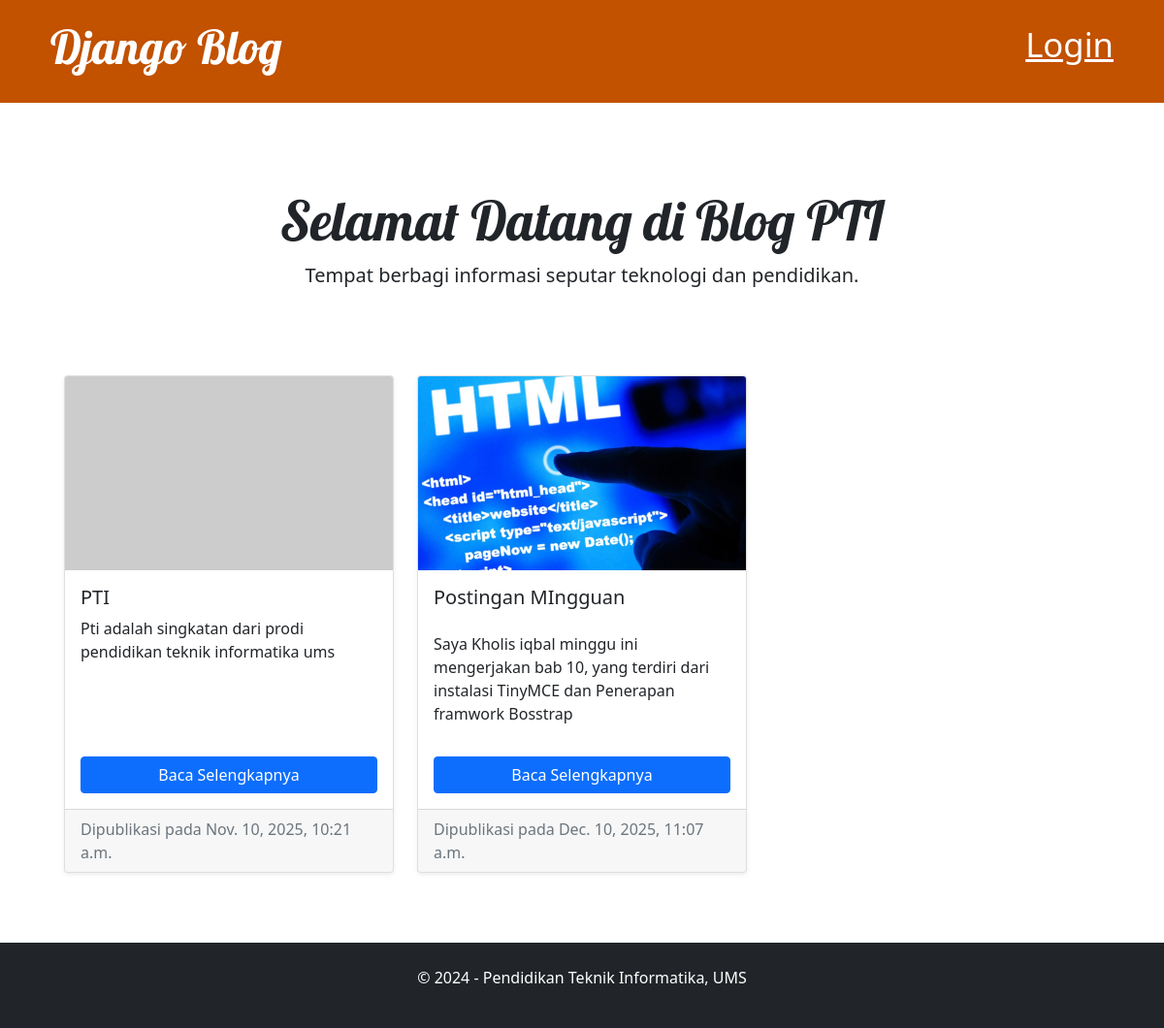
The page / on the database its author committed.
### blog/models.py (models this page shows, shortened)
class Post(models.Model):
    author = models.ForeignKey(settings.AUTH_USER_MODEL, on_delete=models.CASCADE)
    title = models.CharField(max_length=200)
    text = HTMLField()
    created_date = models.DateTimeField(default=timezone.now)
    published_date = models.DateTimeField(blank=True, null=True)
    header_image = models.ImageField(upload_to='post_images/', blank=True, null=True)

### blog/views.py (the view)
# urls.py: path('', views.post_list, name='post_list'),
def post_list(request):
    posts = Post.objects.filter(published_date__lte=timezone.now()).order_by('published_date')
    return render(request, 'blog/post_list.html', {'posts': posts})

### blog/templates/blog/post_list.html
{% extends 'blog/base.html' %}
{% block content %}
<div class="hero-section text-center p-5 mb-4">
    <div class="container">
        <h1 class="display-4">Selamat Datang di Blog PTI</h1>
        <p class="lead">Tempat berbagi informasi seputar teknologi dan pendidikan.</p>
    </div>
</div>
<div class="container">
    <div class="row">
        {% for post in posts %}
        <div class="col-md-6 col-lg-4 mb-4">
            <div class="card h-100 shadow-sm">
                {% if post.header_image %}
                    <img src="{{ post.header_image.url }}" class="card-img-top" alt="{{ post.title }}" style="height: 200px; object-fit: cover;">
                {% else %}
                    <img src="[https://placehold.co/600x400/eeeeee/cccccc?text=No+Image](https://placehold.co/600x400/eeeeee/cccccc?text=No+Image)" class="card-img-top" alt="No Image" style="height: 200px; object-fit: cover;">
                {% endif %}
                <div class="card-body d-flex flex-column">
                    <h5 class="card-title">{{ post.title }}</h5>
                    <p class="card-text">
                        {{ post.text|safe|truncatewords:20 }}
                    </p>
                    <a href="{% url 'post_detail' pk=post.pk %}" class="btn btn-primary mt-auto">Baca Selengkapnya</a>
                </div>
                <div class="card-footer text-muted">
                    Dipublikasi pada {{ post.published_date }}
                </div>
            </div>
        </div>
        {% empty %}
            <p>Belum ada postingan.</p>
        {% endfor %}
    </div>
</div>
{% endblock %}

### blog/templates/blog/base.html (shortened to what this page needs)
{% load static %}
<!DOCTYPE html>
<html>
    <head>
        <link rel="stylesheet" href=" https://cdn.jsdelivr.net/npm/bootstrap@5.1.3/dist/css/bootstrap.min.css">
        <link rel="stylesheet" href="{% static 'css/blog.css' %}">
    </head>
    <body>
        <header class="page-header">
            <div class="container">
                {% if user.is_authenticated %}
                    <a href="{% url 'post_new' %}" class="top-menu">+ New</a>
                    <p class="top-menu">Hello {{ user.username }} <small>(<a href="{% url 'logout' %}">Log out</a>)</small></p>
                {% else %}
                    <a href="{% url 'login' %}" class="top-menu">Login</a>
                {% endif %}
                <h1><a href="/">Django Blog</a></h1>
            </div>
        </header>
        <main class="container">
            <div class="row">
                <div class="col">
                {% block content %}
                {% endblock %}
                </div>
            </div>
        </main>
        <footer class="bg-dark text-white text-center p-4 mt-5">
	        <div class="container">
	            <p>&copy; 2024 - Pendidikan Teknik Informatika, UMS</p>
	        </div>
	    </footer>
    </body>
</html>

### blog/static/css/blog.css (style rules this page uses)
.page-header { background-color: #C25100; margin-top: 0; margin-bottom: 40px; padding: 20px 20px 20px 40px; }
.page-header h1, .page-header h1 a, .page-header h1 a:visited, .page-header h1 a:active { color: #ffffff; font-size: 36pt; text-decoration: none; }
h1, h2, h3, h4 { font-family: 'Lobster', cursive; }
.top-menu, .top-menu:hover, .top-menu:visited { color: #ffffff; float: right; font-size: 26pt; margin-right: 20px; }

### rows shown on the page
Post: title "PTI", text "Pti adalah singkatan dari prodi pendidikan teknik informatika ums", published_date "Nov. 10, 2025, 10:21 a.m."
Post: header_image (picture), title "Postingan MIngguan", text "Saya Kholis iqbal minggu ini mengerjakan bab 10, yang terdiri dari instalasi TinyMCE dan Penerapan framwork Bosstrap", published_date "Dec. 10, 2025, 11:07 a.m."
